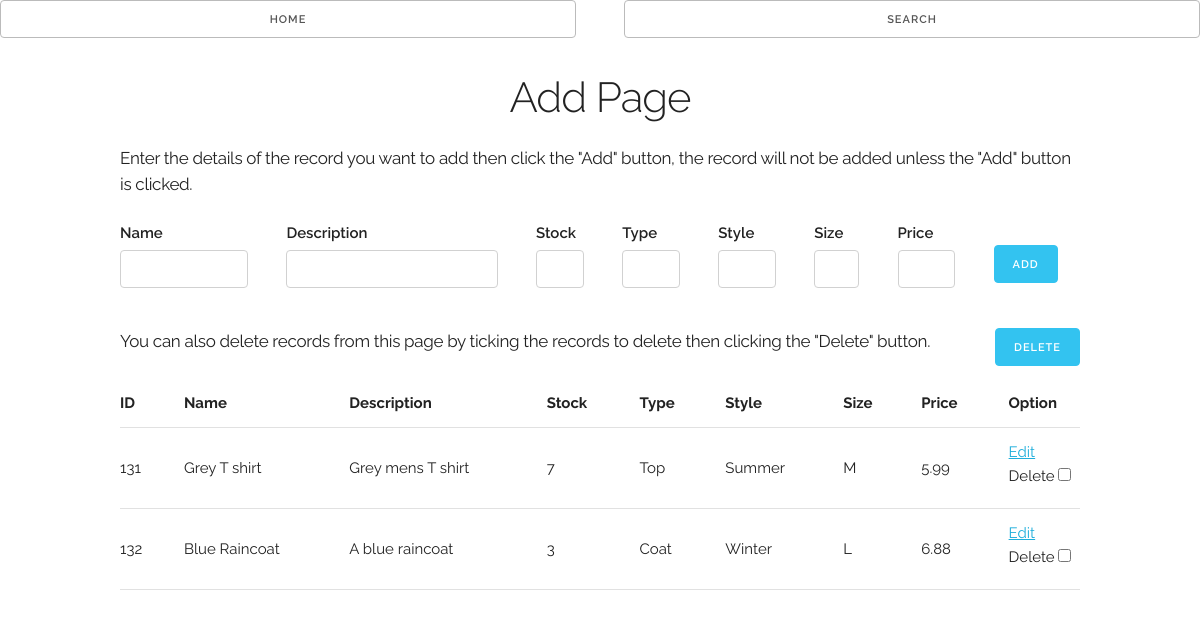
The page /add.php on the database its author committed.
### tables this page shows
CREATE TABLE `Items` (
  `Item_Name` varchar(100) NOT NULL,
  `Item_ID` int(225) unsigned NOT NULL AUTO_INCREMENT,
  `Item_Description` varchar(200) NOT NULL,
  `Item_Stock` int(225) unsigned NOT NULL,
  `Item_Type` varchar(100) NOT NULL,
  `Item_Style` varchar(100) NOT NULL,
  `Item_Size` varchar(100) NOT NULL,
  `Item_Price` double unsigned NOT NULL,
  PRIMARY KEY (`Item_ID`),
  FULLTEXT KEY `Item_Name` (`Item_Name`)
);

### add.php (the view, shortened to what this page needs)
<!DOCTYPE html>
<html lang="en">
	<head>
		<link rel="stylesheet" href="css/normalize.css">
		<link rel="stylesheet" href="css/skeleton.css">
	</head>
	<body>
		<?php
			$username = "";
			$password = "";
			$host = "127.0.0.1";
			$db = $username;
			$connection = mysqli_connect($host, $username, $password, $db);
			if (mysqli_connect_error()){
				$message = "Failed to connect to MySQL: " . mysqli_connect_error();
			} else {
				$search_Result = mysqli_query($connection, "SELECT * FROM Items ORDER BY Item_ID ASC;");
			}
		?>
		<div class ="row">
			<div class="six columns">
				<a class="button" style="display: block; width: 100%;" href="home.php">Home</a>
			</div>
			<div class="six columns">
				<a class="button" style="display: block; width: 100%;" href="search.php">Search</a>
			</div>
		</div>
		<div class="container">
			<br>
			<h2 align="center">Add Page</h2>
			<h5_5>Enter the details of the record you want to add then click the "Add" button, the record will not be added unless the "Add" button is clicked.</h5_5>
		</div>
		<form action="add.php" method="post">
			<br>
				<div class="container">
					<div class="two columns">
						<label>Name</label>
						<input class="u-full-width" type="text" name="Name">
					</div>
					<div class="three columns">
						<label>Description</label>
						<input class="u-full-width" type="text" name="Description">
					</div>
					<div class="five-percent column">
						<label>Stock</label>
						<input class="u-full-width" type="text" name="Stock">
					</div>
					<div class="six-percent column">
						<label>Type</label>
						<input class="u-full-width" type="text" name="Type">
					</div>
					<div class="six-percent column">
						<label>Style</label>
						<input class="u-full-width" type="text" name="Style">
					</div>
					<div class="one column">
						<label>Size</label>
						<input class="u-full-width" type="text" name="Size">
					</div>
					<div class="six-percent column">
						<label>Price</label>
						<input class="u-full-width" type="text" name="Price">
					</div>
					<div class="one column">
						<br>
						<input class="button-primary" type="submit" value="Add" name="Add">
					</div>
				</div>
		</form>
		<div class="container">
			<table class="u-full-width">
				<thead>
					<tr>
						<th>ID</th>
						<th>Name</th>
						<th>Description</th>
						<th>Stock</th>
						<th>Type</th>
						<th>Style</th>
						<th>Size</th>
						<th>Price</th>
						<th>Option</th>
					</tr>
				</thead>
				<tbody>
					<form action="add.php" method="post">
						<h5_5>You can also delete records from this page by ticking the records to delete then clicking the "Delete" button.</h5_5>
						<button class="button-primary" type="submit" style = "float: right">Delete</button><br><br>
						<?php
							while ($row = mysqli_fetch_assoc($search_Result)) {
								echo
								"<tr>
									<td>{$row["Item_ID"]}</td>
									<td>{$row["Item_Name"]}</td>
									<td>{$row["Item_Description"]}</td>
									<td>{$row["Item_Stock"]}</td>
									<td>{$row["Item_Type"]}</td>
									<td>{$row["Item_Style"]}</td>
									<td>{$row["Item_Size"]}</td>
									<td>{$row["Item_Price"]}</td>
									<td width='9%'>"
						?>
										<a href="edit.php?edit_ID=<?php echo $row["Item_ID"] ?>">Edit</a><br>
										Delete <input type="checkbox" name="Delete[]" value="<?php echo $row["Item_ID"] ?>">
									</td>
						<?php echo
								"</tr>\n";
							}
						?>
					</form>
				</tbody>
			</table>
		</div>
	</body>
</html>

### css/skeleton.css (style rules this page uses)
.container { position: relative; width: 100%; max-width: 960px; margin: 0 auto; padding: 0 20px; box-sizing: border-box; }
.column, .columns { width: 100%; float: left; box-sizing: border-box; }
@media (min-width: 400px) { .container { width: 85%; padding: 0; } }
@media (min-width: 550px) { .container { width: 80%; } }
@media (min-width: 550px) { .column, .columns { margin-left: 4%; } }
@media (min-width: 550px) { .column:first-child, .columns:first-child { margin-left: 0; } }
@media (min-width: 550px) { .one.column, .one.columns { width: 4.66666666667%; } }
@media (min-width: 550px) { .two.columns { width: 13.3333333333%; } }
@media (min-width: 550px) { .three.columns { width: 22%; } }
@media (min-width: 550px) { .six.columns { width: 48%; } }
@media (min-width: 550px) { .five-percent.column { width: 5%; } }
@media (min-width: 550px) { .six-percent.column { width: 6%; } }
html { font-size: 62.5%; }
body { font-size: 1.5em; line-height: 1.6; font-weight: 400; font-family: "Raleway", "HelveticaNeue", "Helvetica Neue", Helvetica, Arial, sans-serif; color: #222; }
h1, h2, h3, h4, h5, h6 { margin-top: 0; margin-bottom: 2rem; font-weight: 300; }
h2 { font-size: 3.6rem; line-height: 1.25; letter-spacing: -.1rem; }
h5_5 { font-size: 1.7rem; line-height: 1.55; letter-spacing: -.03rem; }
@media (min-width: 550px) { h2 { font-size: 4.2rem; } }
a { color: #1EAEDB; }
.button, button, input[type="submit"], input[type="reset"], input[type="button"] { display: inline-block; height: 38px; padding: 0 18px; color: #555; text-align: center; font-size: 11px; font-weight: 600; line-height: 38px; letter-spacing: .1rem; text-transform: uppercase; text-decoration: none; white-space: nowrap; background-color: transparent; border-radius: 4px; border: 1px solid #bbb; cursor: pointer; box-sizing: border-box; }
.button.button-primary, button.button-primary, input[type="submit"].button-primary, input[type="reset"].button-primary, input[type="button"].button-primary { color: #FFF; background-color: #33C3F0; border-color: #33C3F0; }
input[type="email"], input[type="number"], input[type="search"], input[type="text"], input[type="tel"], input[type="url"], input[type="password"], textarea, select { height: 38px; padding: 6px 10px; background-color: #fff; border: 1px solid #D1D1D1; border-radius: 4px; box-shadow: none; box-sizing: border-box; }
input[type="email"], input[type="number"], input[type="search"], input[type="text"], input[type="tel"], input[type="url"], input[type="password"], textarea { -webkit-appearance: none; -moz-appearance: none; appearance: none; }
label, legend { display: block; margin-bottom: .5rem; font-weight: 600; }
input[type="checkbox"], input[type="radio"] { display: inline; }
th, td { padding: 12px 15px; text-align: left; border-bottom: 1px solid #E1E1E1; }
th:first-child, td:first-child { padding-left: 0; }
th:last-child, td:last-child { padding-right: 0; }
button, .button { margin-bottom: 1rem; }
input, textarea, select, fieldset { margin-bottom: 1.5rem; }
pre, blockquote, dl, figure, table, p, ul, ol, form { margin-bottom: 2.5rem; }
.u-full-width { width: 100%; box-sizing: border-box; }
.container:after, .row:after, .u-cf { content: ""; display: table; clear: both; }

### rows shown on the page
items: Item_ID "131", Item_Name "Grey T shirt", Item_Description "Grey mens T shirt", Item_Stock "7", Item_Type "Top", Item_Style "Summer", Item_Size "M", Item_Price "5.99"
items: Item_ID "132", Item_Name "Blue Raincoat", Item_Description "A blue raincoat", Item_Stock "3", Item_Type "Coat", Item_Style "Winter", Item_Size "L", Item_Price "6.88"
